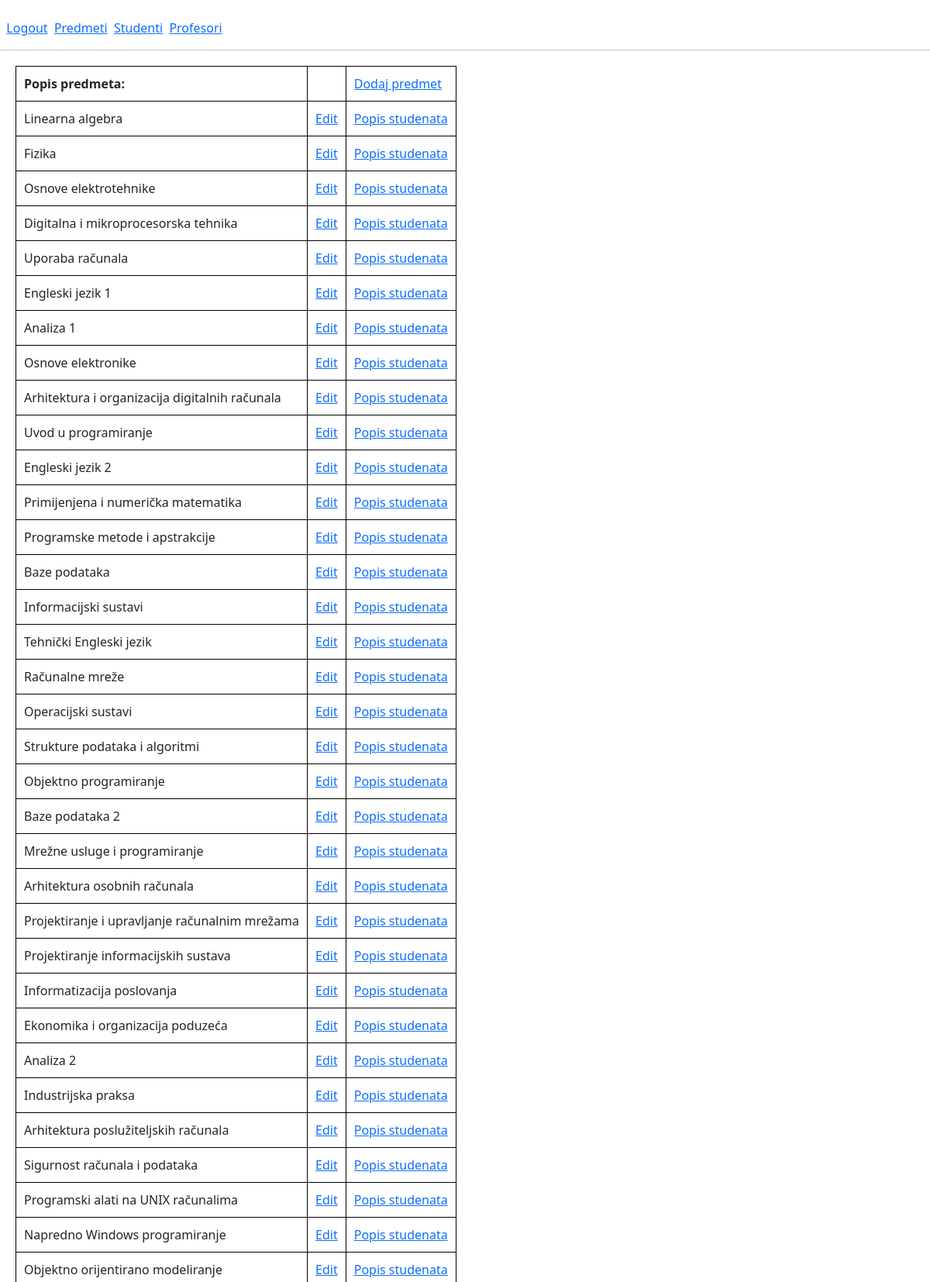
The page /courses/ (signed in, upper part) on the database its author committed.
### app/models.py (models this page shows, shortened)
class Predmeti(models.Model):
    IZBORNI=(('DA','da'),('NE','ne'))
    name=models.CharField(max_length=50)
    kod=models.CharField(max_length=50)
    program=models.CharField(max_length=50)
    ects=models.IntegerField()
    sem_red=models.IntegerField()
    sem_izv=models.IntegerField()
    izborni=models.CharField(max_length=50, choices=IZBORNI)
    nositelj=models.ForeignKey(Korisnici, on_delete=models.CASCADE, null=True)

### app/decorators.py (the view)
    def wrap(request, *args, **kwargs):
        user = Korisnici.objects.get(pk=request.user.pk)
        if user.role_id == 1 and user.is_authenticated and user.is_active:
            return function(request, *args, **kwargs)
        else:
            raise PermissionDenied

### app/views.py (called while the page is built)
@admin_required
def courses(request):
    courses = Predmeti.objects.all()
    return render(request, 'courses.html', {'courses': courses})

### app/templates/courses.html
{% extends 'home_admin.html' %}
{% block courses %}
<table>
    <tr>
      <th>Popis predmeta:</th>
      <td></td>
      <td><a href="{% url 'add_course'%}">Dodaj predmet</a></td>
    </tr>
    {% for course in courses %}
    <tr>
      <td>{{ course.name }}</td>
      <td><a href="{% url 'edit_course' course.pk %}">Edit</a></td>
      <td><a href="{% url 'students_on_course' course.pk %}">Popis studenata</a></td>
    </tr>
    {% endfor %}
</table>
{% endblock %}

### app/templates/base.html (style rules this page uses)
html, body { height: 100%; }
table { margin: 20px; }
table,th,td { border: 1px solid black; padding: 10px; }

### rows shown on the page
Predmeti: name "Linearna algebra"
Predmeti: name "Fizika"
Predmeti: name "Osnove elektrotehnike"
Predmeti: name "Digitalna i mikroprocesorska tehnika"
Predmeti: name "Uporaba računala"
Predmeti: name "Engleski jezik 1"
Predmeti: name "Analiza 1"
Predmeti: name "Osnove elektronike"
Predmeti: name "Arhitektura i organizacija digitalnih računala"
Predmeti: name "Uvod u programiranje"
Predmeti: name "Engleski jezik 2"
Predmeti: name "Primijenjena i numerička matematika"
Predmeti: name "Programske metode i apstrakcije"
Predmeti: name "Baze podataka"
Predmeti: name "Informacijski sustavi"
Predmeti: name "Tehnički Engleski jezik"
Predmeti: name "Računalne mreže"
Predmeti: name "Operacijski sustavi"
Predmeti: name "Strukture podataka i algoritmi"
Predmeti: name "Objektno programiranje"
Predmeti: name "Baze podataka 2"
Predmeti: name "Mrežne usluge i programiranje"
Predmeti: name "Arhitektura osobnih računala"
Predmeti: name "Projektiranje i upravljanje računalnim mrežama"
Predmeti: name "Projektiranje informacijskih sustava"
Predmeti: name "Informatizacija poslovanja"
Predmeti: name "Ekonomika i organizacija poduzeća"
Predmeti: name "Analiza 2"
Predmeti: name "Industrijska praksa"
Predmeti: name "Arhitektura poslužiteljskih računala"
Predmeti: name "Sigurnost računala i podataka"
Predmeti: name "Programski alati na UNIX računalima"
Predmeti: name "Napredno Windows programiranje"
Predmeti: name "Objektno orijentirano modeliranje"
